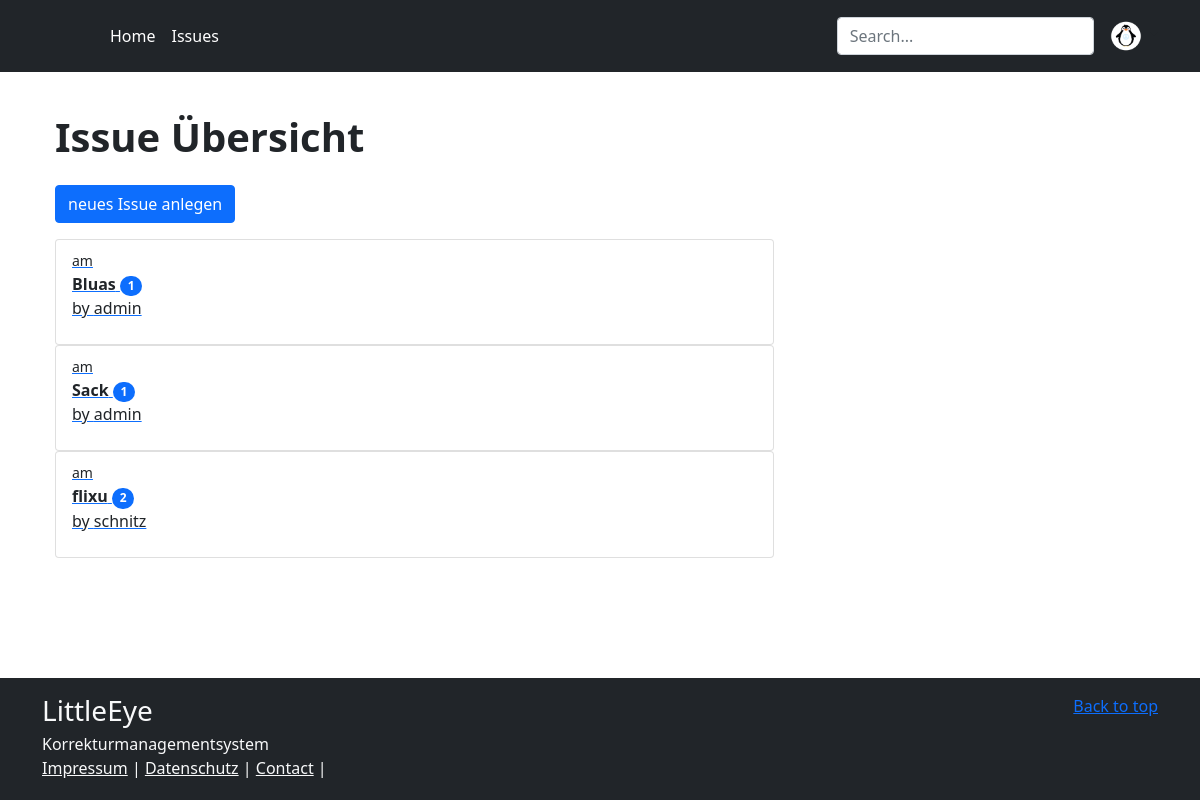
Screenshot of /issues (signed in) with the database file from the repository.
### issues/models.py (models this page shows, shortened)
class DateMixin(models.Model):
    created_at = models.DateTimeField(auto_now_add=True)
    updated_at = models.DateTimeField(auto_now=True)
    class Meta:
        abstract = True

class Issue(DateMixin):
    class Severity(models.IntegerChoices):
        MINOR = 1, "unbedeutend"
        NORMAL = 2, "normal"
        URGENT = 3, "dringend"
        LARGE = 4, "sofort"
    name = models.CharField(
        max_length=100,
        validators=[MinLengthValidator(3, message="Custom")],
    )
    description = models.TextField(null=True, blank=True, validators=[])
    course = models.ForeignKey(Course, on_delete=models.PROTECT, related_name="issues")
    is_active = models.BooleanField(default=True)
    severity = models.IntegerField(choices=Severity.choices)
    author = models.ForeignKey(User, on_delete=models.CASCADE, related_name="issues")
    media_type = models.ForeignKey(
        MediaType, on_delete=models.PROTECT, related_name="issues"
    )
    tags = models.ManyToManyField(Tag, related_name="issues", blank=True)
    class Meta:
        ordering = ["name"]
        constraints = [
            models.UniqueConstraint(fields=["author", "name"], name="unique_author"),
        ]

### user/models.py (models this page shows, shortened)
class User(AbstractUser):
    class Role(models.TextChoices):
        ADMIN = "ADMIN", "Admin"
        TUTOR = "TUTOR", "Tutor"
        STUDENT = "STUDENT", "Student"
    base_role = Role.ADMIN
    role = models.CharField(max_length=50, choices=Role.choices)

### issues/views.py (the view)
# urls.py: path("issues", views.IssueListView.as_view(), name="issues"),
class IssueListView(ListView):
    model = Issue

### issues/templates/issues/issue_list.html (shortened to what this page needs)
{% extends 'base.html' %}
{% block head %}
<h1 class="display-6 fw-bold lh-1">Issue Übersicht</h1>
{% endblock %}
{% block content %}
<div class="container">
<div class="row">
<div class="col-lg-8 col-sm-12">
<p>
<a href="{% url 'issues:issue_create' %}">
<button class="btn btn-primary">neues Issue anlegen</button>
</a>
</p>
<ul class="list-group issue_box">
{% for issue in object_list %}
<a href="{% url 'issues:issue_detail' issue.pk%}">
<li class="list-group-item rounded">
<small><span>am {{issue.date}}</span></small><br>
<b>{{issue.name}}</b>
<span class="badge rounded-pill bg-primary">{{issue.severity}}</span>
<p>by {{issue.author}}</p>
</li>
</a>
{% endfor %}
</ul>
</div>
</div>
</div>
{%endblock%}

### rows the page displays
Issue: name "Bluas", severity "1", author "admin"
Issue: name "Sack", severity "1", author "admin"
Issue: name "flixu", severity "2", author "schnitz"
